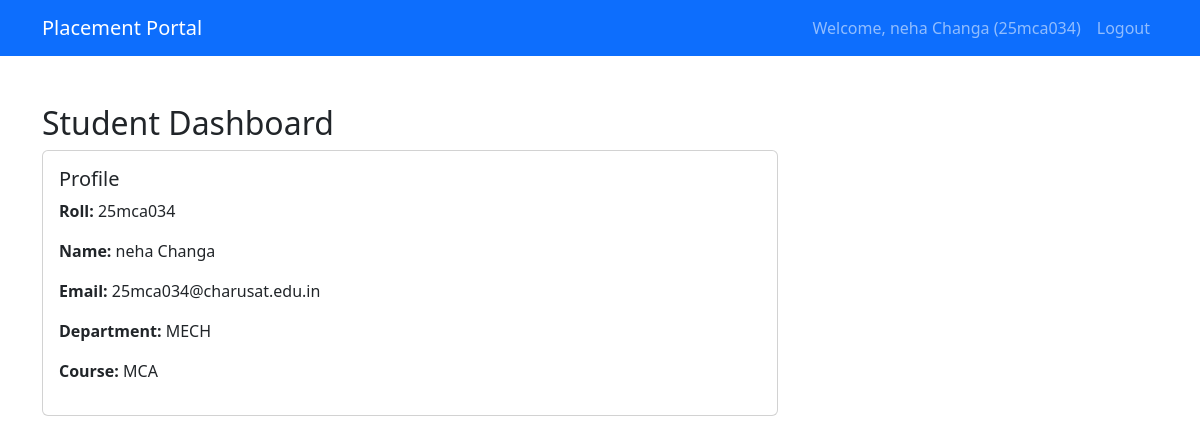
The app's page /student_dashboard/ (signed in) with its own data.
### std/models.py (models this page shows, shortened)
class Student(models.Model):
    user = models.OneToOneField('auth.User', on_delete=models.CASCADE, null=True, blank=True, related_name='student_profile')
    roll=models.CharField(max_length=100, unique=True)
    name=models.CharField(max_length=50)
    email=models.CharField(max_length=150, unique=True)
    phone=models.CharField(max_length=10)
    address=models.CharField(max_length=200)
    department = models.CharField(max_length=50, default='')
    course = models.CharField(max_length=100, default='')
    password = models.CharField(max_length=128)
    reset_token = models.CharField(max_length=64, null=True, blank=True)
    reset_token_expiry = models.DateTimeField(null=True, blank=True)

### home/views.py (the view)
# urls.py: path("student_dashboard/", views.student_dashboard, name='student_dashboard'),
def student_dashboard(request):
    if 'student_roll' not in request.session:
        return redirect(reverse('home:student_login'))
    from std.models import Student
    student = Student.objects.get(roll=request.session['student_roll'])
    return render(request, 'std/student_dashboard.html', {'student': student})

### templates/std/student_dashboard.html (shortened to what this page needs)
<!DOCTYPE html>
<html lang="en">
<head>
    <link href="https://cdn.jsdelivr.net/npm/bootstrap@5.3.0/dist/css/bootstrap.min.css" rel="stylesheet">
</head>
<body>
    <nav class="navbar navbar-expand-lg navbar-dark bg-primary">
        <div class="container">
            <a class="navbar-brand" href="#">Placement Portal</a>
            <div class="navbar-nav ms-auto">
                <span class="nav-link">Welcome, {{ student.name }} ({{ student.roll }})</span>
                <a class="nav-link" href="{% url 'home:student_login' %}?logout=1">Logout</a>
            </div>
        </div>
    </nav>
    <div class="container mt-5">
        <div class="row">
            <div class="col-md-8">
                <h2>Student Dashboard</h2>
                <div class="card">
                    <div class="card-body">
                        <h5>Profile</h5>
                        <p><strong>Roll:</strong> {{ student.roll }}</p>
                        <p><strong>Name:</strong> {{ student.name }}</p>
                        <p><strong>Email:</strong> {{ student.email }}</p>
                        <p><strong>Department:</strong> {{ student.department }}</p>
                        <p><strong>Course:</strong> {{ student.course }}</p>
                    </div>
                </div>
            </div>
        </div>
    </div>
</body>
</html>

### records on screen
Student: name "neha Changa", roll "25mca034", email "25mca034@charusat.edu.in", department "MECH", course "MCA"
